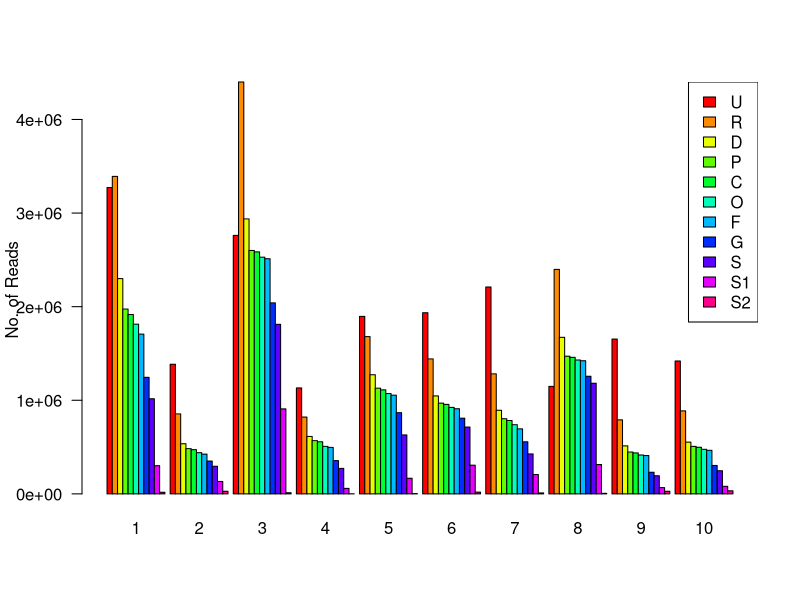
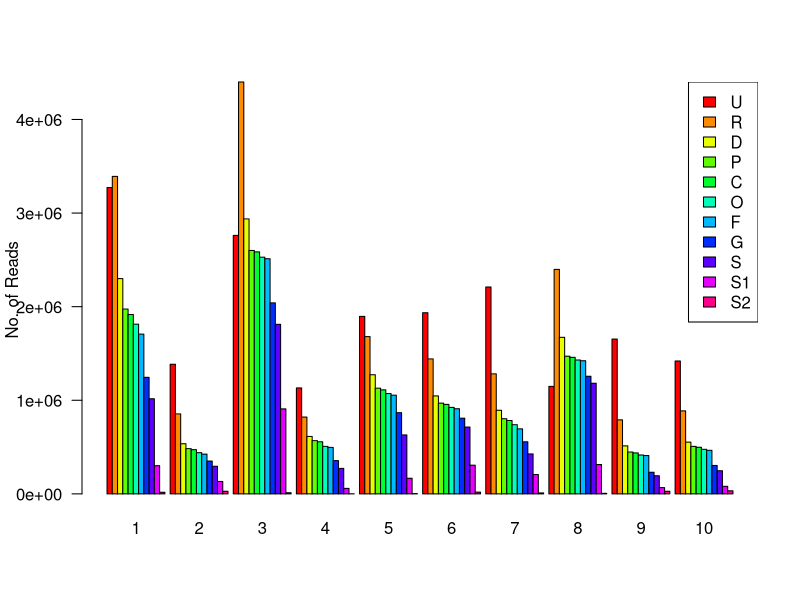

Write the R code that produced these figures, in order.
## ---- chunk 1
knitr::opts_chunk$set(echo = TRUE, warning = FALSE, message = FALSE)
## ---- chunk 2
library(RColorBrewer); packageVersion("RColorBrewer")
library(kableExtra) ; packageVersion("kableExtra")
library(ggplot2); packageVersion("ggplot2")
theme_set(theme_bw()); # Set ggplot theme
library(dplyr); packageVersion("dplyr")
library(gtools); packageVersion("gtools")
## ---- chunk 3
nanopore_table <- read.table("tables/nanopore_counts.txt",header=TRUE,row.names=1,sep="\t")
subtable=nanopore_table[,c(2:11)]
subtable=subtable[,mixedorder(colnames(subtable))]
nanopore_table[,c(2:11)] <- subtable
colnames(nanopore_table)[2:11] <- colnames(subtable)
kable(nanopore_table[c(1,2,4,6,7,8,9,10,11,12,13),],caption = "Nanopore Metagenomic Classification Levels per Sample")

barplot(as.matrix(nanopore_table[c(1,2,4,6,7,8,9,10,11,12,13),c(2:11)]),beside=T,col=rainbow(11),las=1,names=c(1:10),ylab="No. of Reads")
legend("topright",nanopore_table[c(1,2,4,6,7,8,9,10,11,12,13),1],fill=rainbow(11))
## ---- chunk 4
pdf("pdf/nanopore_tax_levels.pdf",paper="a4r")
barplot(as.matrix(nanopore_table[c(1,2,4,6,7,8,9,10,11,12,13),c(2:11)]),beside=T,col=rainbow(11),las=1,names=c(1:10),ylab="No. of Reads")
legend("topright",nanopore_table[c(1,2,4,6,7,8,9,10,11,12,13),1],fill=rainbow(11))
dev.off()
